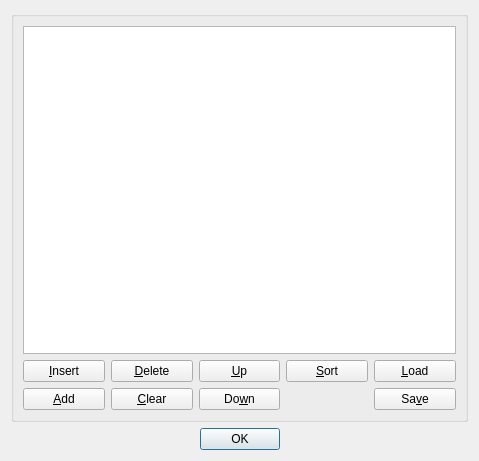
<?xml version="1.0" encoding="UTF-8"?>
<ui version="4.0">
 <class>UserDefinedConstantsDialog</class>
 <widget class="QDialog" name="UserDefinedConstantsDialog">
  <property name="geometry">
   <rect>
    <x>0</x>
    <y>0</y>
    <width>479</width>
    <height>461</height>
   </rect>
  </property>
  <property name="windowTitle">
   <string>User-Defined Constants</string>
  </property>
  <property name="windowIcon">
   <iconset resource="../resources.qrc">
    <normaloff>:/qtgameengine/icons/constants.png</normaloff>:/qtgameengine/icons/constants.png</iconset>
  </property>
  <layout class="QVBoxLayout" name="verticalLayout_2" stretch="1,0">
   <item>
    <widget class="QGroupBox" name="groupBox">
     <layout class="QVBoxLayout" name="verticalLayout" stretch="1,0">
      <item>
       <widget class="QTreeView" name="treeView">
        <property name="rootIsDecorated">
         <bool>false</bool>
        </property>
       </widget>
      </item>
      <item>
       <layout class="QGridLayout" name="gridLayout">
        <item row="0" column="0">
         <widget class="QPushButton" name="pushButtonInsert">
          <property name="toolTip">
           <string>Insert a constant before the current one</string>
          </property>
          <property name="text">
           <string>&amp;Insert</string>
          </property>
          <property name="icon">
           <iconset resource="../resources.qrc">
            <normaloff>:/qtgameengine/icons/add.png</normaloff>:/qtgameengine/icons/add.png</iconset>
          </property>
         </widget>
        </item>
        <item row="0" column="3">
         <widget class="QPushButton" name="pushButtonSort">
          <property name="toolTip">
           <string>Sort the constants</string>
          </property>
          <property name="text">
           <string>&amp;Sort</string>
          </property>
          <property name="icon">
           <iconset resource="../resources.qrc">
            <normaloff>:/qtgameengine/icons/sort.png</normaloff>:/qtgameengine/icons/sort.png</iconset>
          </property>
         </widget>
        </item>
        <item row="0" column="1">
         <widget class="QPushButton" name="pushButtonDelete">
          <property name="toolTip">
           <string>Delete the current constant</string>
          </property>
          <property name="text">
           <string>&amp;Delete</string>
          </property>
          <property name="icon">
           <iconset resource="../resources.qrc">
            <normaloff>:/qtgameengine/icons/delete.png</normaloff>:/qtgameengine/icons/delete.png</iconset>
          </property>
         </widget>
        </item>
        <item row="0" column="4">
         <widget class="QPushButton" name="pushButtonLoad">
          <property name="toolTip">
           <string>Load the constants from a text file</string>
          </property>
          <property name="text">
           <string>&amp;Load</string>
          </property>
          <property name="icon">
           <iconset resource="../resources.qrc">
            <normaloff>:/qtgameengine/icons/open.png</normaloff>:/qtgameengine/icons/open.png</iconset>
          </property>
         </widget>
        </item>
        <item row="0" column="2">
         <widget class="QPushButton" name="pushButtonUp">
          <property name="toolTip">
           <string>Moves the constant up</string>
          </property>
          <property name="text">
           <string>&amp;Up</string>
          </property>
          <property name="icon">
           <iconset resource="../resources.qrc">
            <normaloff>:/qtgameengine/icons/arrow-up.png</normaloff>:/qtgameengine/icons/arrow-up.png</iconset>
          </property>
         </widget>
        </item>
        <item row="1" column="0">
         <widget class="QPushButton" name="pushButtonAdd">
          <property name="toolTip">
           <string>Append a constant at the end of the list</string>
          </property>
          <property name="text">
           <string>&amp;Add</string>
          </property>
          <property name="icon">
           <iconset resource="../resources.qrc">
            <normaloff>:/qtgameengine/icons/add.png</normaloff>:/qtgameengine/icons/add.png</iconset>
          </property>
         </widget>
        </item>
        <item row="1" column="1">
         <widget class="QPushButton" name="pushButtonClear">
          <property name="toolTip">
           <string>Clear all the constants</string>
          </property>
          <property name="text">
           <string>&amp;Clear</string>
          </property>
          <property name="icon">
           <iconset resource="../resources.qrc">
            <normaloff>:/qtgameengine/icons/new.png</normaloff>:/qtgameengine/icons/new.png</iconset>
          </property>
         </widget>
        </item>
        <item row="1" column="2">
         <widget class="QPushButton" name="pushButtonDown">
          <property name="toolTip">
           <string>Moves the constant down</string>
          </property>
          <property name="text">
           <string>Do&amp;wn</string>
          </property>
          <property name="icon">
           <iconset resource="../resources.qrc">
            <normaloff>:/qtgameengine/icons/arrow-down.png</normaloff>:/qtgameengine/icons/arrow-down.png</iconset>
          </property>
         </widget>
        </item>
        <item row="1" column="4">
         <widget class="QPushButton" name="pushButtonSave">
          <property name="toolTip">
           <string>Save the constants to a text file</string>
          </property>
          <property name="text">
           <string>Sa&amp;ve</string>
          </property>
          <property name="icon">
           <iconset resource="../resources.qrc">
            <normaloff>:/qtgameengine/icons/save.png</normaloff>:/qtgameengine/icons/save.png</iconset>
          </property>
         </widget>
        </item>
       </layout>
      </item>
     </layout>
    </widget>
   </item>
   <item>
    <widget class="QDialogButtonBox" name="buttonBox">
     <property name="standardButtons">
      <set>QDialogButtonBox::Ok</set>
     </property>
     <property name="centerButtons">
      <bool>true</bool>
     </property>
    </widget>
   </item>
  </layout>
 </widget>
 <resources>
  <include location="../resources.qrc"/>
 </resources>
 <connections>
  <connection>
   <sender>buttonBox</sender>
   <signal>accepted()</signal>
   <receiver>UserDefinedConstantsDialog</receiver>
   <slot>accept()</slot>
   <hints>
    <hint type="sourcelabel">
     <x>239</x>
     <y>439</y>
    </hint>
    <hint type="destinationlabel">
     <x>239</x>
     <y>230</y>
    </hint>
   </hints>
  </connection>
  <connection>
   <sender>buttonBox</sender>
   <signal>rejected()</signal>
   <receiver>UserDefinedConstantsDialog</receiver>
   <slot>reject()</slot>
   <hints>
    <hint type="sourcelabel">
     <x>239</x>
     <y>439</y>
    </hint>
    <hint type="destinationlabel">
     <x>239</x>
     <y>230</y>
    </hint>
   </hints>
  </connection>
 </connections>
</ui>
